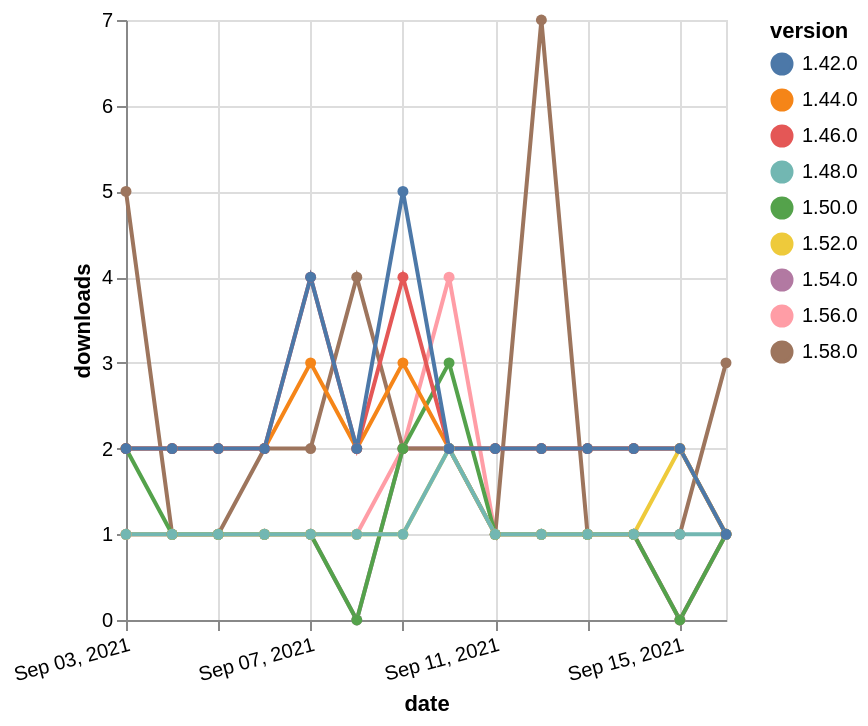

Describe this chart as a Vega-Lite specification.
### Vega-Lite specification from a JSON file in a GitHub repository (floating-point values rounded to 4 significant figures)
{"$schema": "https://vega.github.io/schema/vega-lite/v5.json", "description": "A simple bar chart with embedded data.", "data": {"values": [{"date": "2021-09-03", "total": 264, "delta": 1, "version": "1.56.0"}, {"date": "2021-09-04", "total": 265, "delta": 1, "version": "1.56.0"}, {"date": "2021-09-05", "total": 266, "delta": 1, "version": "1.56.0"}, {"date": "2021-09-06", "total": 267, "delta": 1, "version": "1.56.0"}, {"date": "2021-09-07", "total": 268, "delta": 1, "version": "1.56.0"}, {"date": "2021-09-08", "total": 269, "delta": 1, "version": "1.56.0"}, {"date": "2021-09-09", "total": 271, "delta": 2, "version": "1.56.0"}, {"date": "2021-09-10", "total": 275, "delta": 4, "version": "1.56.0"}, {"date": "2021-09-11", "total": 276, "delta": 1, "version": "1.56.0"}, {"date": "2021-09-12", "total": 277, "delta": 1, "version": "1.56.0"}, {"date": "2021-09-13", "total": 278, "delta": 1, "version": "1.56.0"}, {"date": "2021-09-14", "total": 279, "delta": 1, "version": "1.56.0"}, {"date": "2021-09-15", "total": 279, "delta": 0, "version": "1.56.0"}, {"date": "2021-09-16", "total": 280, "delta": 1, "version": "1.56.0"}, {"date": "2021-09-03", "total": 188, "delta": 1, "version": "1.54.0"}, {"date": "2021-09-04", "total": 189, "delta": 1, "version": "1.54.0"}, {"date": "2021-09-05", "total": 190, "delta": 1, "version": "1.54.0"}, {"date": "2021-09-06", "total": 191, "delta": 1, "version": "1.54.0"}, {"date": "2021-09-07", "total": 192, "delta": 1, "version": "1.54.0"}, {"date": "2021-09-08", "total": 192, "delta": 0, "version": "1.54.0"}, {"date": "2021-09-09", "total": 194, "delta": 2, "version": "1.54.0"}, {"date": "2021-09-10", "total": 196, "delta": 2, "version": "1.54.0"}, {"date": "2021-09-11", "total": 197, "delta": 1, "version": "1.54.0"}, {"date": "2021-09-12", "total": 198, "delta": 1, "version": "1.54.0"}, {"date": "2021-09-13", "total": 199, "delta": 1, "version": "1.54.0"}, {"date": "2021-09-14", "total": 200, "delta": 1, "version": "1.54.0"}, {"date": "2021-09-15", "total": 200, "delta": 0, "version": "1.54.0"}, {"date": "2021-09-16", "total": 201, "delta": 1, "version": "1.54.0"}, {"date": "2021-09-03", "total": 155, "delta": 5, "version": "1.58.0"}, {"date": "2021-09-04", "total": 156, "delta": 1, "version": "1.58.0"}, {"date": "2021-09-05", "total": 157, "delta": 1, "version": "1.58.0"}, {"date": "2021-09-06", "total": 159, "delta": 2, "version": "1.58.0"}, {"date": "2021-09-07", "total": 161, "delta": 2, "version": "1.58.0"}, {"date": "2021-09-08", "total": 165, "delta": 4, "version": "1.58.0"}, {"date": "2021-09-09", "total": 167, "delta": 2, "version": "1.58.0"}, {"date": "2021-09-10", "total": 169, "delta": 2, "version": "1.58.0"}, {"date": "2021-09-11", "total": 170, "delta": 1, "version": "1.58.0"}, {"date": "2021-09-12", "total": 177, "delta": 7, "version": "1.58.0"}, {"date": "2021-09-13", "total": 178, "delta": 1, "version": "1.58.0"}, {"date": "2021-09-14", "total": 179, "delta": 1, "version": "1.58.0"}, {"date": "2021-09-15", "total": 180, "delta": 1, "version": "1.58.0"}, {"date": "2021-09-16", "total": 183, "delta": 3, "version": "1.58.0"}, {"date": "2021-09-03", "total": 411, "delta": 2, "version": "1.50.0"}, {"date": "2021-09-04", "total": 412, "delta": 1, "version": "1.50.0"}, {"date": "2021-09-05", "total": 413, "delta": 1, "version": "1.50.0"}, {"date": "2021-09-06", "total": 414, "delta": 1, "version": "1.50.0"}, {"date": "2021-09-07", "total": 415, "delta": 1, "version": "1.50.0"}, {"date": "2021-09-08", "total": 415, "delta": 0, "version": "1.50.0"}, {"date": "2021-09-09", "total": 417, "delta": 2, "version": "1.50.0"}, {"date": "2021-09-10", "total": 420, "delta": 3, "version": "1.50.0"}, {"date": "2021-09-11", "total": 421, "delta": 1, "version": "1.50.0"}, {"date": "2021-09-12", "total": 422, "delta": 1, "version": "1.50.0"}, {"date": "2021-09-13", "total": 423, "delta": 1, "version": "1.50.0"}, {"date": "2021-09-14", "total": 424, "delta": 1, "version": "1.50.0"}, {"date": "2021-09-15", "total": 424, "delta": 0, "version": "1.50.0"}, {"date": "2021-09-16", "total": 425, "delta": 1, "version": "1.50.0"}, {"date": "2021-09-03", "total": 2544, "delta": 2, "version": "1.44.0"}, {"date": "2021-09-04", "total": 2546, "delta": 2, "version": "1.44.0"}, {"date": "2021-09-05", "total": 2548, "delta": 2, "version": "1.44.0"}, {"date": "2021-09-06", "total": 2550, "delta": 2, "version": "1.44.0"}, {"date": "2021-09-07", "total": 2553, "delta": 3, "version": "1.44.0"}, {"date": "2021-09-08", "total": 2555, "delta": 2, "version": "1.44.0"}, {"date": "2021-09-09", "total": 2558, "delta": 3, "version": "1.44.0"}, {"date": "2021-09-10", "total": 2560, "delta": 2, "version": "1.44.0"}, {"date": "2021-09-11", "total": 2562, "delta": 2, "version": "1.44.0"}, {"date": "2021-09-12", "total": 2564, "delta": 2, "version": "1.44.0"}, {"date": "2021-09-13", "total": 2566, "delta": 2, "version": "1.44.0"}, {"date": "2021-09-14", "total": 2568, "delta": 2, "version": "1.44.0"}, {"date": "2021-09-15", "total": 2570, "delta": 2, "version": "1.44.0"}, {"date": "2021-09-16", "total": 2571, "delta": 1, "version": "1.44.0"}, {"date": "2021-09-03", "total": 2484, "delta": 2, "version": "1.46.0"}, {"date": "2021-09-04", "total": 2486, "delta": 2, "version": "1.46.0"}, {"date": "2021-09-05", "total": 2488, "delta": 2, "version": "1.46.0"}, {"date": "2021-09-06", "total": 2490, "delta": 2, "version": "1.46.0"}, {"date": "2021-09-07", "total": 2494, "delta": 4, "version": "1.46.0"}, {"date": "2021-09-08", "total": 2496, "delta": 2, "version": "1.46.0"}, {"date": "2021-09-09", "total": 2500, "delta": 4, "version": "1.46.0"}, {"date": "2021-09-10", "total": 2502, "delta": 2, "version": "1.46.0"}, {"date": "2021-09-11", "total": 2504, "delta": 2, "version": "1.46.0"}, {"date": "2021-09-12", "total": 2506, "delta": 2, "version": "1.46.0"}, {"date": "2021-09-13", "total": 2508, "delta": 2, "version": "1.46.0"}, {"date": "2021-09-14", "total": 2510, "delta": 2, "version": "1.46.0"}, {"date": "2021-09-15", "total": 2512, "delta": 2, "version": "1.46.0"}, {"date": "2021-09-16", "total": 2513, "delta": 1, "version": "1.46.0"}, {"date": "2021-09-03", "total": 264, "delta": 1, "version": "1.52.0"}, {"date": "2021-09-04", "total": 265, "delta": 1, "version": "1.52.0"}, {"date": "2021-09-05", "total": 266, "delta": 1, "version": "1.52.0"}, {"date": "2021-09-06", "total": 267, "delta": 1, "version": "1.52.0"}, {"date": "2021-09-07", "total": 268, "delta": 1, "version": "1.52.0"}, {"date": "2021-09-08", "total": 269, "delta": 1, "version": "1.52.0"}, {"date": "2021-09-09", "total": 270, "delta": 1, "version": "1.52.0"}, {"date": "2021-09-10", "total": 272, "delta": 2, "version": "1.52.0"}, {"date": "2021-09-11", "total": 273, "delta": 1, "version": "1.52.0"}, {"date": "2021-09-12", "total": 274, "delta": 1, "version": "1.52.0"}, {"date": "2021-09-13", "total": 275, "delta": 1, "version": "1.52.0"}, {"date": "2021-09-14", "total": 276, "delta": 1, "version": "1.52.0"}, {"date": "2021-09-15", "total": 278, "delta": 2, "version": "1.52.0"}, {"date": "2021-09-16", "total": 279, "delta": 1, "version": "1.52.0"}, {"date": "2021-09-03", "total": 278, "delta": 1, "version": "1.48.0"}, {"date": "2021-09-04", "total": 279, "delta": 1, "version": "1.48.0"}, {"date": "2021-09-05", "total": 280, "delta": 1, "version": "1.48.0"}, {"date": "2021-09-06", "total": 281, "delta": 1, "version": "1.48.0"}, {"date": "2021-09-07", "total": 282, "delta": 1, "version": "1.48.0"}, {"date": "2021-09-08", "total": 283, "delta": 1, "version": "1.48.0"}, {"date": "2021-09-09", "total": 284, "delta": 1, "version": "1.48.0"}, {"date": "2021-09-10", "total": 286, "delta": 2, "version": "1.48.0"}, {"date": "2021-09-11", "total": 287, "delta": 1, "version": "1.48.0"}, {"date": "2021-09-12", "total": 288, "delta": 1, "version": "1.48.0"}, {"date": "2021-09-13", "total": 289, "delta": 1, "version": "1.48.0"}, {"date": "2021-09-14", "total": 290, "delta": 1, "version": "1.48.0"}, {"date": "2021-09-15", "total": 291, "delta": 1, "version": "1.48.0"}, {"date": "2021-09-16", "total": 292, "delta": 1, "version": "1.48.0"}, {"date": "2021-09-03", "total": 3038, "delta": 2, "version": "1.42.0"}, {"date": "2021-09-04", "total": 3040, "delta": 2, "version": "1.42.0"}, {"date": "2021-09-05", "total": 3042, "delta": 2, "version": "1.42.0"}, {"date": "2021-09-06", "total": 3044, "delta": 2, "version": "1.42.0"}, {"date": "2021-09-07", "total": 3048, "delta": 4, "version": "1.42.0"}, {"date": "2021-09-08", "total": 3050, "delta": 2, "version": "1.42.0"}, {"date": "2021-09-09", "total": 3055, "delta": 5, "version": "1.42.0"}, {"date": "2021-09-10", "total": 3057, "delta": 2, "version": "1.42.0"}, {"date": "2021-09-11", "total": 3059, "delta": 2, "version": "1.42.0"}, {"date": "2021-09-12", "total": 3061, "delta": 2, "version": "1.42.0"}, {"date": "2021-09-13", "total": 3063, "delta": 2, "version": "1.42.0"}, {"date": "2021-09-14", "total": 3065, "delta": 2, "version": "1.42.0"}, {"date": "2021-09-15", "total": 3067, "delta": 2, "version": "1.42.0"}, {"date": "2021-09-16", "total": 3068, "delta": 1, "version": "1.42.0"}]}, "width": "container", "mark": {"type": "line", "point": {"filled": true}}, "encoding": {"x": {"field": "date", "type": "temporal", "timeUnit": "yearmonthdate", "title": "date", "axis": {"labelAngle": -15}}, "y": {"field": "delta", "type": "quantitative", "title": "downloads"}, "color": {"field": "version", "type": "nominal"}, "tooltip": {"field": "delta"}}}
